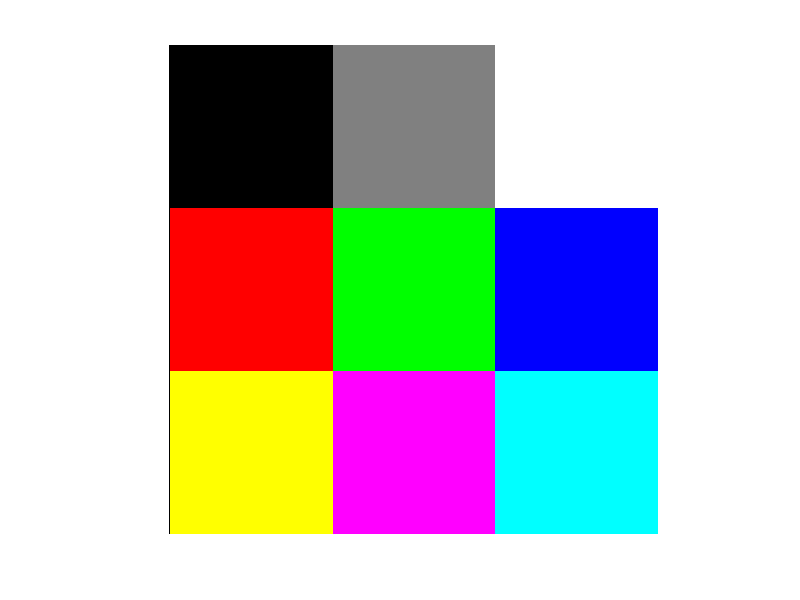
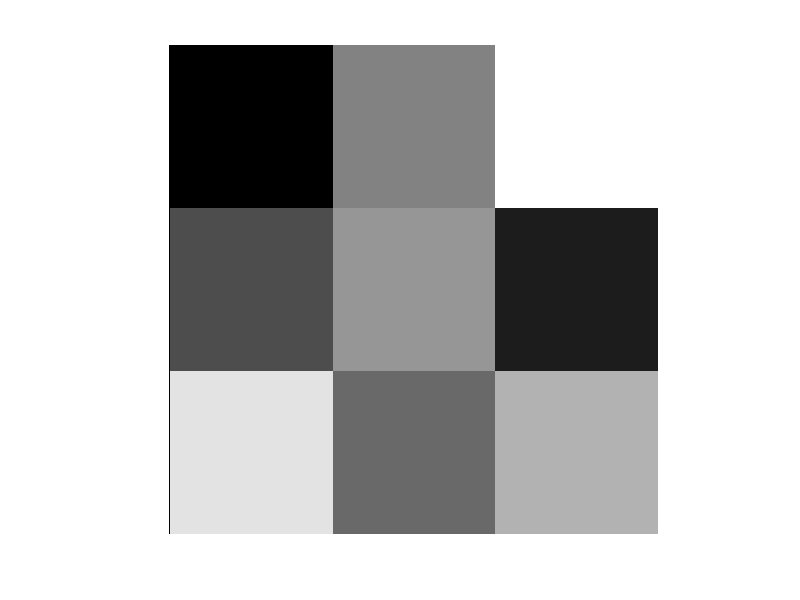
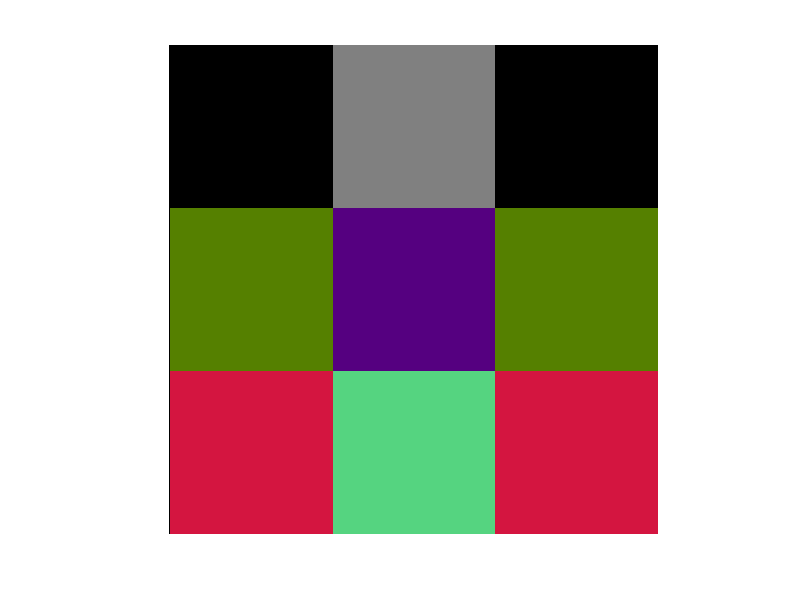

MATLAB code to generate these figures, in order:
R    = [0 128 255;255 0 0;255 255 0]
G    = [0 128 255;0 255 0;255 0 255]
B    = [0 128 255;0 0 255;0 255 255]
IMG1 = cat(3, R, G, B) / 255;
figure
imshow(IMG1, 'InitialMagnification', 10000);
figure
imshow(rgb2gray(IMG1), 'InitialMagnification', 10000);
matrice_de_passage = [1/3 1/3 1/3;1/2 0 1/2;-1/4 1/2 -1/4]
IMG2 = cat(3, R * matrice_de_passage, G * matrice_de_passage, B * matrice_de_passage) / 255;
figure
imshow(IMG2, 'InitialMagnification', 10000);